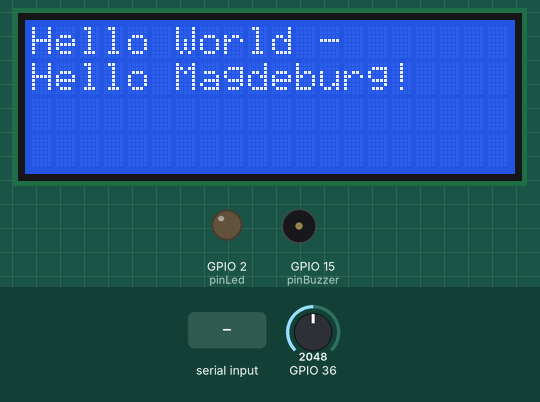
Simulated run of this sketch. Board: ESP32. On the bench: 20×4 character LCD, output pins drawn as LEDs (lit = HIGH), buzzer (waves = sounding, pin HIGH). Inputs (shaded band) come from the test bench; at power-on: GPIO 36 = 2048. Storage starts empty; what the sketch prints to the serial monitor is not drawn.

Above: at 1.6 s.
1.7 s: "u" received over Serial
At 2.0 s:
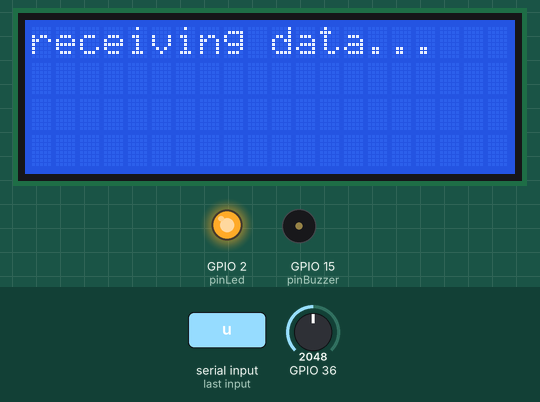
4.7 s: "p" received over Serial
At 5.3 s:
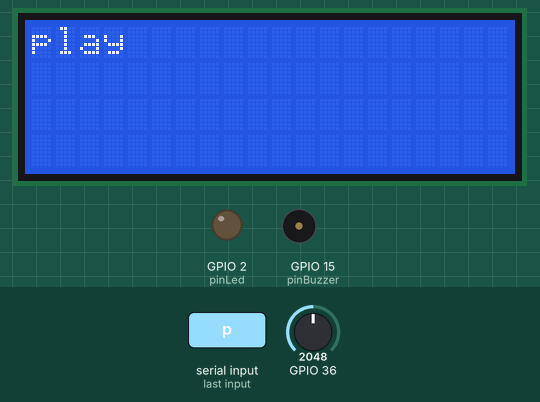
6.2 s: "r" received over Serial
At 7.6 s:
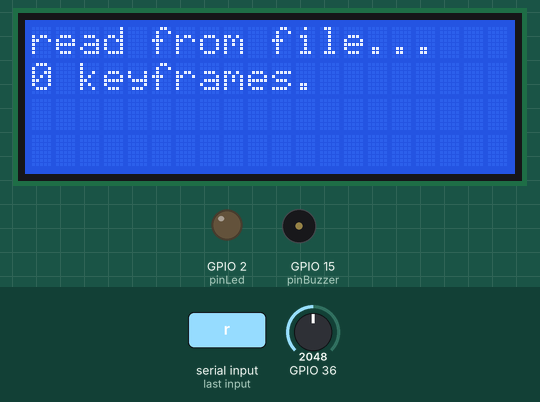
Timing chart, 0 to 9.2 s (numbered marks = the images above; inputs shaded):
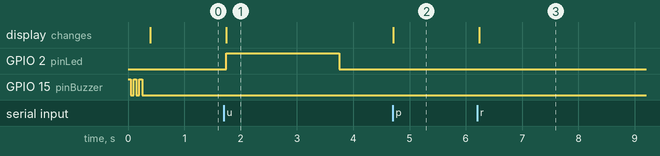

The sketch:

20210522_ESP32_ReceiveTimelineData.ino
```cpp
/*

   Current Features:
   =================
   send 'u' over serial to set the device into upload mode:
     the device reads 2 bytes at a time (lower byte first), e.g.:
     1 (DEC)
     00000001 00000000 (BIN)
     255 (DEC)
     11111111 00000000 (BIN)
     256 (DEC)
     00000000 00000001 (BIN)
     ...and stores it in exact the same way as binary data into a file (dumpFilename) on the SPI Flash File System.

   send 'r' over serial to read this file and send its content as 16-Bit Integers back to the Serial Monitor.


   Display Library from here, version 1.3.0
   https://github.com/mathertel/LiquidCrystal_PCF8574
*/

#include <LiquidCrystal_PCF8574.h>
#include <Wire.h>
#include <AccelStepper.h>
#include "SPIFFS.h"

#define MAX_FRAMES 1000                 // maximum number of frames, used to initialize the keyframeValues-array

// external hardware
LiquidCrystal_PCF8574 lcd(0x27);        // set the LCD address to 0x27
const uint8_t pinLed = 2;
const uint8_t pinBuzzer = 15;

// Stepper-Motor #1
const uint8_t pinStepper1Dir = 4;
const uint8_t pinStepper1Step = 16;
AccelStepper stepper1(1, pinStepper1Step, pinStepper1Dir);

uint16_t maxStepperSpeed = 4000;


uint16_t keyframeValues[MAX_FRAMES];    // all keyframes. assigned by read_keyframes_from_file()
uint16_t keyframeValuesCount = 0;       // number of keyframes. assigned by read_keyframes_from_file()
char keyframeValuesBin[MAX_FRAMES * 2]; // the two-byte pairs of keyframes. assigned by receive_keyframes()
uint16_t keyframeIndex = 0;             // current position of the timeline, used for playback
uint16_t packageSize = 0;               // size of incoming data package
uint16_t curveCount = 0;                 // the number of curves/timelines to receive (each stepper one curve)

String dumpFilename = "/curve";
String fileExt = ".dat";

long millisOld = 0, millisCurrent;      // meassuring time to get into the fps-rhythm
uint8_t fps = 25;                      // frames per second for playback
long frameDuration = 1000 / fps;        // duration of a frame in milliseconds
uint16_t timesPlayed = 0;               // counts many times the sequence was repeated

enum states {                           // State-Machine
  __IDLE,
  __PLAY
} state;

/* ------------------------------------ */
/* Initializes the Display either full  */
/* or clears it only                    */
/* ------------------------------------ */
void init_display(bool full = false) {
  if (full) {
    lcd.begin(20, 4); // initialize the lcd
    lcd.setBacklight(255);
    lcd.home();
    lcd.clear();
    lcd.print("Hello World -");
    lcd.setCursor(0, 1);
    lcd.print("Hello Magdeburg!");
  }
  else {
    lcd.home();
    lcd.clear();
    lcd.setCursor(0, 0);
  }
}

/* ------------------------------------ */
/* blinks the LED n times               */
/* ------------------------------------ */
void led_blink(uint8_t _i = 3) {
  for (int i = 0; i < _i; i++) {
    digitalWrite(pinLed, HIGH);
    delay(200);
    digitalWrite(pinLed, LOW);
    delay(200);
  }
}

/* ------------------------------------ */
/* beep the BUZZER n times               */
/* ------------------------------------ */
void buzzer_beep(uint8_t _i = 3, uint16_t duration = 50) {
  for (int i = 0; i < _i; i++) {
    digitalWrite(pinBuzzer, HIGH);
    delay(duration);
    digitalWrite(pinBuzzer, LOW);
    delay(duration);
  }
}


/* ------------------------------------ */
void setup() {
  pinMode(pinLed, OUTPUT);
  pinMode(pinBuzzer, OUTPUT);
  buzzer_beep();

  Serial.begin(115200);
  init_display(true);

  // Init the SPI Flash File System
  if (!SPIFFS.begin(true)) {
    lcd.print("SPIFFS failed");
    Serial.println("SPIFFS failed");
    while (true);
  }

  stepper1.setMaxSpeed(maxStepperSpeed);
  stepper1.setCurrentPosition(0);
  state = __PLAY;

  read_keyframes_from_file("/curve0.dat");

  millisOld = millis();
}


/* ------------------------------------ */
void loop() {
  if (Serial.available() >= 1) {

    char inChar = (char)Serial.read();
    if (inChar == 'u') {
      init_display();
      lcd.print(F("receive f. serial..."));
      receive_keyframes();
      delay(200);
      read_keyframes_from_file("/curve0.dat");
    }
    else if (inChar == 'r') {
      init_display();
      lcd.print(F("read from file..."));
      read_keyframes_from_file("/curve0.dat");
      lcd.setCursor(0, 1);
      lcd.print(keyframeValuesCount);
      lcd.print(F(" keyframes."));
    }
    else if (inChar == 'p') {
      init_display();
      lcd.print("play");
      state = __PLAY;
      Serial.println(stepper1.distanceToGo());
    }
  }

  float speedVariation = analogRead(36);
  speedVariation = map(speedVariation, 0, 4095, -200, 200);

  millisCurrent = millis();

  if (state == __PLAY) {
    if (millisOld + frameDuration < millisCurrent) {
      //if (stepper1.distanceToGo() == 0) {
      //Serial.print("distance to go: ");
      //Serial.println(stepper1.distanceToGo());
      stepper1.moveTo(keyframeValues[keyframeIndex]);

      // calculate Speed with this keyframe and upcoming keyframe
      uint16_t deltaPos = abs( keyframeValues[keyframeIndex] - keyframeValues[keyframeIndex + 1]);
      uint16_t motorSpeed = deltaPos * fps;
      if (motorSpeed > maxStepperSpeed) {
        digitalWrite(pinLed, HIGH);
      }
      else {
        digitalWrite(pinLed, LOW);
      }
      /*
        Serial.print(keyframeIndex);
        Serial.print(" - ");
        Serial.print("\tms: ");
        Serial.print(motorSpeed);
        Serial.print("\ti: ");
        Serial.print(keyframeIndex);
        Serial.print("\tcount: ");
        Serial.println(keyframeValuesCount);
      */
      stepper1.setSpeed(motorSpeed);

      keyframeIndex++;
      if (keyframeIndex == keyframeValuesCount - 1) {
        buzzer_beep(1, 200);
        timesPlayed++;
        lcd.setCursor(15, 3);
        lcd.print(timesPlayed);
        keyframeIndex = 0;
      }

      //}
      millisOld = millisCurrent;
    }
    stepper1.runSpeedToPosition();
  }
}


/* ------------------------------------ */
/* reads keyframes as high/low Byte pairs */
/* from Serial and stores them into a   */
/* char array.                          */
/* ------------------------------------ */
void receive_keyframes() {
  init_display();
  lcd.setCursor(0, 0);
  lcd.print("receiving data...");
  digitalWrite(pinLed, HIGH);


  // the first two bytes determine the number of _frames_ to receive
  // (number of _bytes_ to receive = number of _frames_ * 2)
  // (each frame is a unsigned 16-bit integer)
  char buf[2];
  Serial.readBytes(buf, 2);
  packageSize = ((buf[1] << 8) + buf[0]) * 2;


  // the next two bytes determine the number of curves/timelines to receive
  Serial.readBytes(buf, 2);
  curveCount =  ((buf[1] << 8) + buf[0]);


  // receive each curve and store it as a separate file
  for (int i = 0; i < curveCount; i++) {
    lcd.setCursor(0, 1);
    lcd.print("receiving curve #");
    lcd.setCursor(17,1);
    lcd.print(i);

    // receive data according to the number of frames
    uint32_t index = 0;
    while (index < packageSize) {
      if (Serial.available()) {
        char ch = (char)Serial.read();
        keyframeValuesBin[index] = ch;
        index++;
      }
    }

    if (index != packageSize) {
      // Error. Didn't receive as many bytes as expected
      buzzer_beep(5, 250);
      lcd.setCursor(0, 1);
      lcd.print("ERROR               ");
      lcd.setCursor(0, 2);
      lcd.print("wrong packagesize!  ");
    } else {
      String filename = dumpFilename + String(i) + fileExt;
      lcd.setCursor(0, 2);
      lcd.print(filename);
      write_keyframes_to_file(filename);
    }
  }

  digitalWrite(pinLed, LOW);
  /*
    lcd.setCursor(6, 2);
    lcd.print("Bytes received");
    lcd.setCursor(0, 3);
    lcd.print(uint8_t(keyframeValuesBin[index - 2]));
    lcd.setCursor(3, 3);
    lcd.print(uint8_t(keyframeValuesBin[index - 1]));
    lcd.setCursor(6, 3);
    lcd.print("(last Bytes)");
  */

}

/* ------------------------------------ */
/* Writes the 2-byte keyframe pairs to  */
/* a binary file                        */
/* ------------------------------------ */
void write_keyframes_to_file(String dumpFilename) {
  File file = SPIFFS.open(dumpFilename, FILE_WRITE);

  if (!file) {
    Serial.println(F("failed to open file for writing"));
    return;
  }
  for (uint16_t i = 0; i < packageSize; i++) {
    if (!file.write(keyframeValuesBin[i])) {
      Serial.println(F("error while writing keyframeValues to file"));
    }
  }
  file.close();
  lcd.setCursor(0, 0);
  lcd.print("> written to file < ");
}

/* ------------------------------------ */
/* Reads the 2-byte keyframe pairs from */
/* the binary file, turns them into     */
/* uint16_t values, stores them in an   */
/* array and sends them to              */
/* Serial Monitor                       */
/* ------------------------------------ */
void read_keyframes_from_file(String dumpFilename) {
  File file = SPIFFS.open(dumpFilename);

  if (!file) {
    Serial.println(F("failed to open file for reading"));
    return;
  }
  uint16_t index = 0;
  while (file.available()) {
    char byteLow = file.read();
    char byteHigh = file.read();
    keyframeValues[index] = (byteHigh << 8) + byteLow;
    Serial.print(index);
    Serial.print(" - ");
    Serial.println(keyframeValues[index]);
    index++;
  }
  keyframeValuesCount = index;
  file.close();

  keyframeIndex = 0;  // restart sequence
}
```

Measured:
- after the input at 1.7 s, GPIO 2 (pinLed): LOW → HIGH after 0.05 s, → LOW 2.0 s later; the display: changes after 0.05 s (image 1)
- after the input at 4.7 s, the display: changes at once (image 2)
- after the input at 6.2 s, the display: changes at once (image 3)
